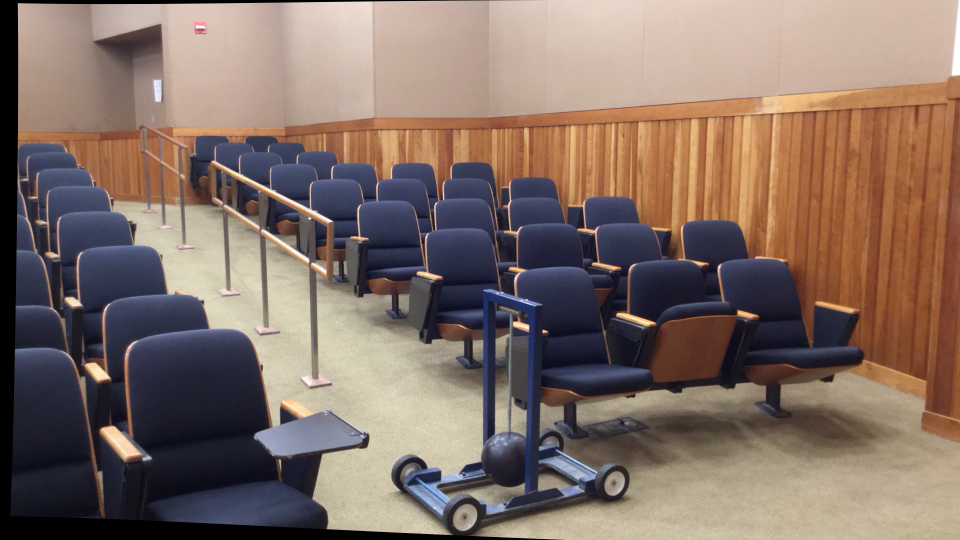
#> input picture App_OK/Middlebury/Left_Pendulum.png, 1920 x 1080 px (shown at 1/2 size)
$ python Stereo_with_texture.py
#> lines starting #> are read from the running program, lines starting #| are printed output that depends on the picture; after the words box and inside, x2 and y2 are one past the last pixel; in counts of white or black regions, pixels touching at a corner belong together; pictures that were not available may be replaced by others from this repository, and a replacement may not be noted
import cv2
import numpy as np
import os
import matplotlib.pyplot as plt
from pathlib import Path
import open3d as o3d

# ==================== Step 1: Compute disparity map ====================
def compute_disparity(left_img_path, right_img_path):
#> called with left_img_path = 'App_OK/Middlebury/Left_Pendulum.png', right_img_path = 'App_OK/Middlebury/Right_Pendulum.png'
    imgL = cv2.imread(left_img_path)
#> imgL is the input picture: shape (1080, 1920, 3); mean B, G, R 101.6, 110.9, 130
    imgR = cv2.imread(right_img_path)
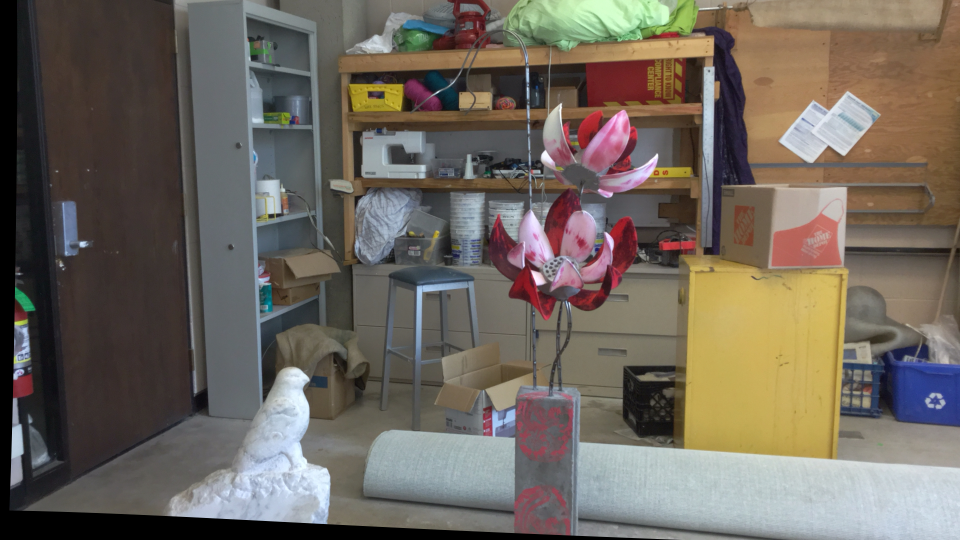
#> input picture App_OK/Middlebury/Left.png, 1920 x 1080 px, given in place of Right_Pendulum.png, which was not available (shown at 1/2 size)
#> imgR is the input picture: shape (1080, 1920, 3); mean B, G, R 93.4, 102.6, 110.2
    grayL = cv2.cvtColor(imgL, cv2.COLOR_BGR2GRAY)
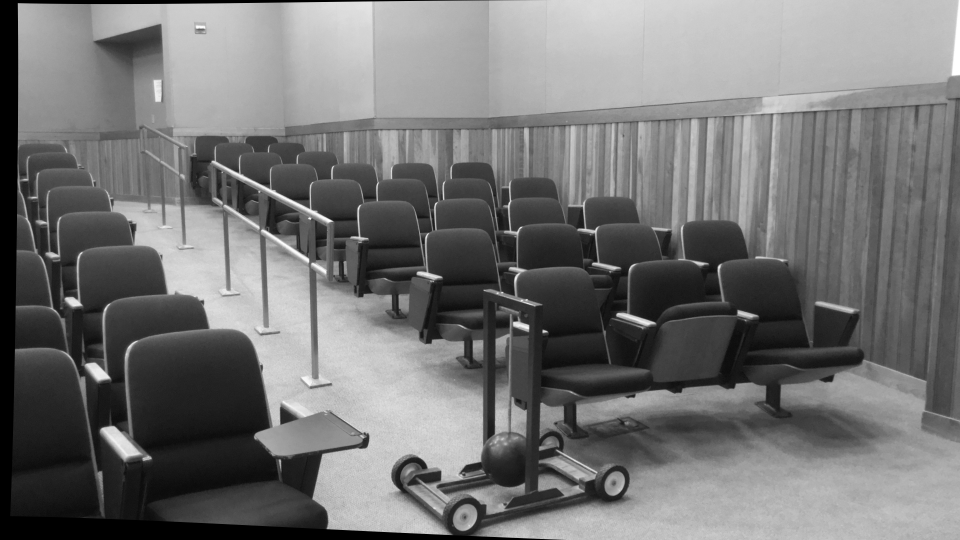
#> grayL: shape (1080, 1920) (shown at 1/2 size); min 0, max 255, mean 115.6
    grayR = cv2.cvtColor(imgR, cv2.COLOR_BGR2GRAY)
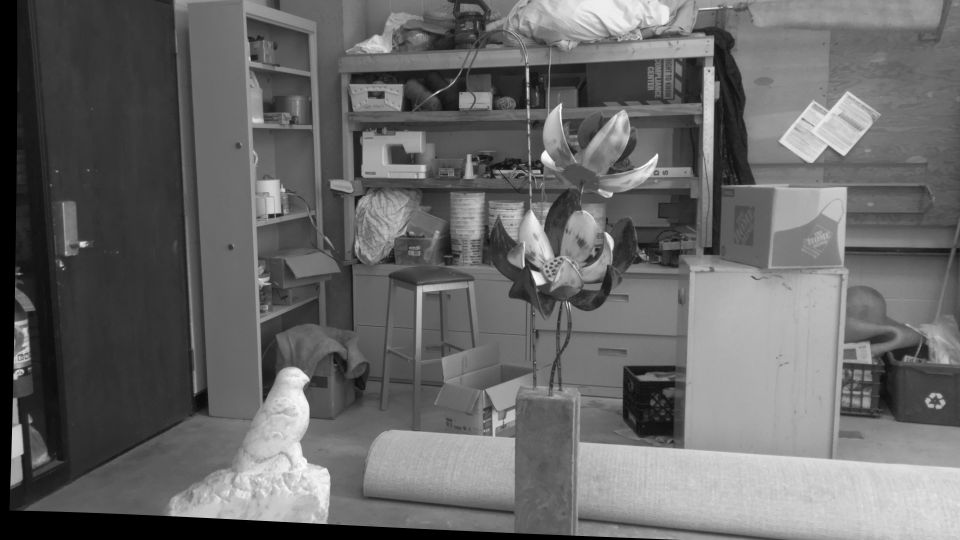
#> grayR: shape (1080, 1920) (shown at 1/2 size); min 0, max 255, mean 103.9

    stereo = cv2.StereoSGBM_create(
        minDisparity=0,
        numDisparities=128,
        blockSize=7,
        P1=8 * 3 * 7 ** 2,
        P2=32 * 3 * 7 ** 2,
        disp12MaxDiff=1,
        uniquenessRatio=5,
        speckleWindowSize=50,
        speckleRange=16
    )

    disparity_raw = stereo.compute(grayL, grayR).astype(np.float32) / 16.0
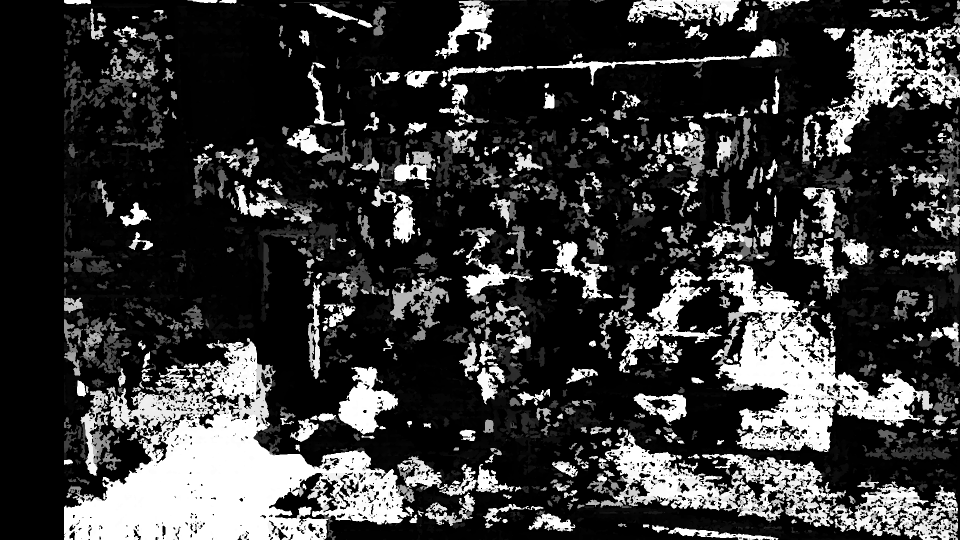
#> disparity_raw: shape (1080, 1920) float32 (shown at 1/2 size); min -1, max 127, mean 27.1; drawn with min black and max white
    disparity_filtered = cv2.bilateralFilter(disparity_raw, d=9, sigmaColor=75, sigmaSpace=75)

    np.save("disparity_map.npy", disparity_filtered)
    return disparity_filtered, imgL

# ==================== Step 2: Load calibration and compute Q ====================
def load_Q_from_calib(calib_path):
#> called with calib_path = 'calibs/calib_pendulum.txt'
    with open(calib_path, 'r') as f:
#> (reads calibs/calib_pendulum.txt from the repository)
        lines = f.readlines()

    params = {}
    for line in lines:
        if '=' in line:
            key, val = line.strip().split('=')
            key = key.strip()
            val = val.strip().replace('[', '').replace(']', '')
            if key.startswith('cam'):
                arr = [float(x) for x in val.replace(';', '').split()]
                matrix = np.array(arr).reshape(3, 3 if len(arr) == 9 else 4)
                params[key] = matrix
            else:
                try:
                    params[key] = float(val)
                except:
                    continue

    fx = params['cam0'][0, 0]
    cx = params['cam0'][0, 2]
    cy = params['cam0'][1, 2]
    doffs = params.get('doffs', 0.0)
    if doffs == 0:
        doffs = 1.0

    Q = np.float32([
        [1, 0, 0, -cx],
        [0, 1, 0, -cy],
        [0, 0, 0, fx],
        [0, 0, -1.0 / doffs, 0]
    ])
    return Q

# ==================== Step 3: Reproject to 3D ====================
def generate_point_cloud(disparity, image, Q):
    points_3D = cv2.reprojectImageTo3D(disparity, Q)
#> points_3D: shape (1080, 1920, 3) float32; 2.23% of the values are NaN or infinite; the others: min -3.4e+09, max 4.25e+09, mean 91.51
    mask = disparity > 0
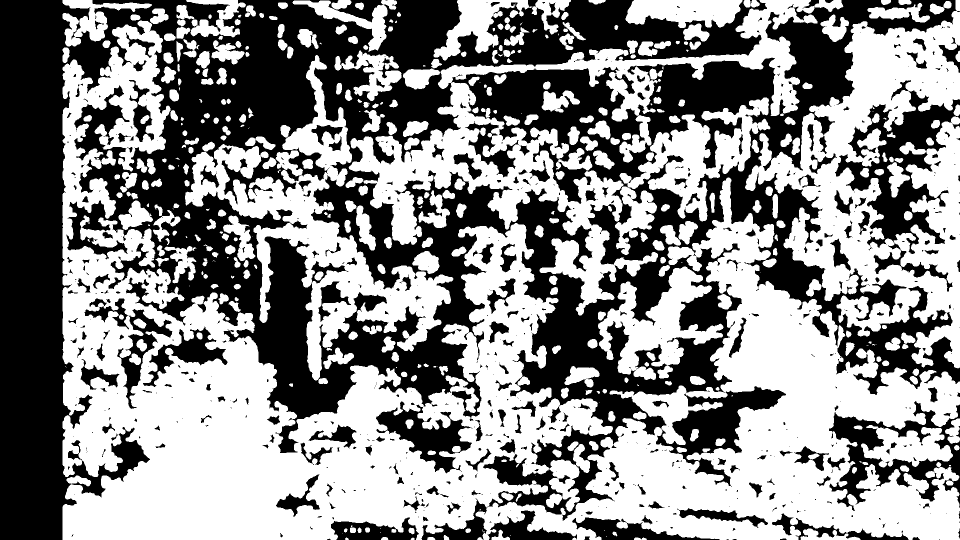
#> mask: shape (1080, 1920) bool (shown at 1/2 size); 54.4% white; 735 black regions (444 under 20 px), largest, box (x1, y1, x2, y2) and area: (0, 0, 1920, 1080) 797174, (1670, 160, 1920, 508) 28334, (1658, 802, 1920, 1022) 18252
    output_points = points_3D[mask]
    output_colors = image[mask]
    return output_points, output_colors

# ==================== Step 4: Save and show point cloud ====================
def write_ply(filename, points, colors):
#> called with filename = 'textured_point_cloud.ply', points = array of shape (1127779, 3), colors = array of shape (1127779, 3)
    with open(filename, 'w') as f:
        f.write('ply\n')
        f.write('format ascii 1.0\n')
        f.write(f'element vertex {len(points)}\n')
        f.write('property float x\nproperty float y\nproperty float z\n')
        f.write('property uchar red\nproperty uchar green\nproperty uchar blue\n')
        f.write('end_header\n')
        for point, color in zip(points, colors):
            f.write(f"{point[0]} {point[1]} {point[2]} {color[2]} {color[1]} {color[0]}\n")
#> this loop made 1127779 passes
#> point on passes 1 to 3: [223, 182, -570.7], [75.52, 61.73, -193.6], [40.28, 32.98, -103.4]

def show_point_cloud(points, colors=None):
    pcd = o3d.geometry.PointCloud()
    pcd.points = o3d.utility.Vector3dVector(points)
    if colors is not None:
        pcd.colors = o3d.utility.Vector3dVector(colors.astype(np.float32) / 255.0)
    o3d.visualization.draw_geometries([pcd])

# ==================== Step 5: Read .pfm files ====================
def read_pfm(file):
    with open(file, "rb") as f:
        header = f.readline().rstrip().decode('utf-8')
        color = header == "PF"
        dim_line = f.readline().decode("utf-8")
        while dim_line.startswith("#") or dim_line.strip() == "":
            dim_line = f.readline().decode("utf-8")
        width, height = map(int, dim_line.strip().split())
        scale = float(f.readline().decode("utf-8").strip())
        endian = "<" if scale < 0 else ">"
        data = np.fromfile(f, endian + "f")
        shape = (height, width, 3) if color else (height, width)
        return np.reshape(data, shape)[::-1]

# ==================== Step 6: Compare with ground truth ====================
def validate_disparity(my_disp, gt_disp_path):
    gt_disp = read_pfm(gt_disp_path).astype(np.float32)
    gt_disp[gt_disp == 0] = np.nan
    my_disp[my_disp <= 0] = np.nan

    error = np.abs(my_disp - gt_disp)
    valid = ~np.isnan(gt_disp)
    avg_error = np.nanmean(error[valid])
    print(f"\n📏 Mean absolute disparity error: {avg_error:.2f} pixels")

    plt.figure(figsize=(12, 5))
    plt.subplot(1, 2, 1)
    plt.imshow(my_disp, cmap='plasma')
    plt.title("Disparitate estimată")
    plt.axis('off')

    plt.subplot(1, 2, 2)
    plt.imshow(gt_disp, cmap='plasma')
    plt.title("Disparitate ground truth")
    plt.axis('off')
    plt.show()

# ==================== MAIN ====================
#if _name_ == "_main_":
left_path = "App_OK/Middlebury/Left_Pendulum.png"
right_path = "App_OK/Middlebury/Right_Pendulum.png"
calib_path = "calibs/calib_pendulum.txt"
gt_disp_path = "disps/disp0_pendulum.pfm"

disparity, imgL = compute_disparity(left_path, right_path)
Q = load_Q_from_calib(calib_path)
points, colors = generate_point_cloud(disparity, imgL, Q)

write_ply("textured_point_cloud.ply", points, colors)
print("✅ Nor de puncte texturat salvat ca textured_point_cloud.ply")

print("\n🔍 Afișăm norul de puncte FĂRĂ textură...")
show_point_cloud(points)

print("\n🎨 Afișăm norul de puncte CU textură din imaginea stângă...")
show_point_cloud(points, colors)

if os.path.exists(gt_disp_path):
    validate_disparity(disparity, gt_disp_path)
